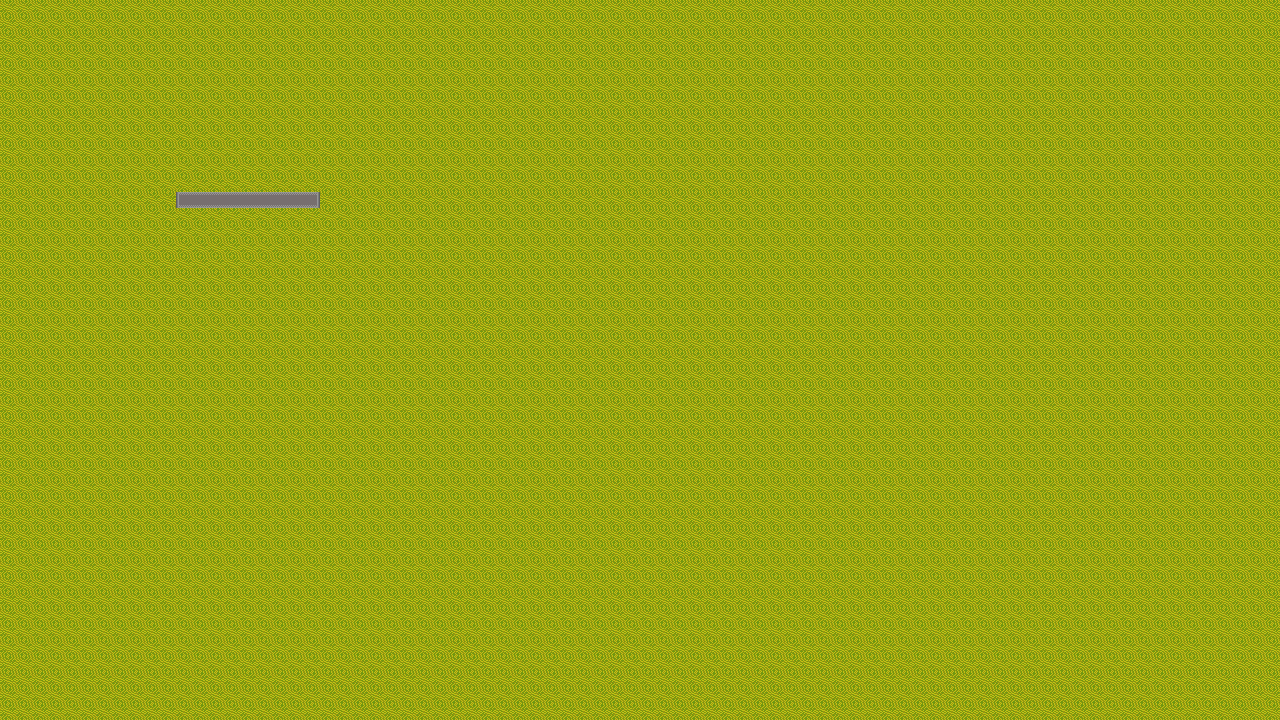

Tiled map render using the project's own tile images. Description and the map definition, with tile-layer contents summarised, below:
An orthogonal 80x45 tile map with 16x16 px tiles, 2 tile layers (Background, Street).

<map version="1.0" orientation="orthogonal" renderorder="left-up" width="80" height="45" tilewidth="16" tileheight="16" nextobjectid="1">
 <tileset firstgid="1" name="PixelBombsTiles" tilewidth="16" tileheight="16" tilecount="4096">
  <image source="PixelBombTileSet.png" trans="ff00ff" width="1024" height="1024" />
 </tileset>
 <layer name="Background" width="80" height="45">
  <data>[3600 cells, 3600 non-empty, 1 distinct tile ids]</data>
 </layer>
 <layer name="Street" width="80" height="45">
  <data>[3600 cells, 9 non-empty, 3 distinct tile ids]</data>
 </layer>
</map>